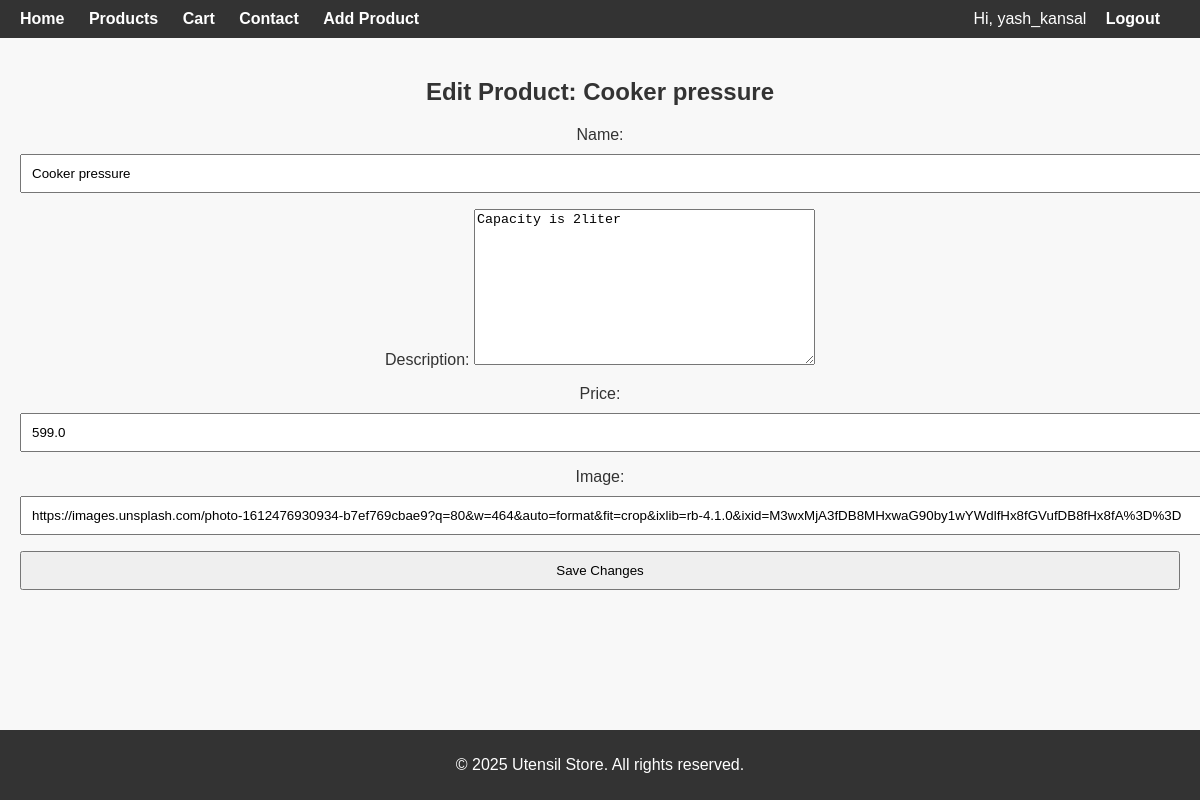
The app's page /edit-product/1/ (signed in) with its own data.
### store/models.py (models this page shows, shortened)
class Utensil(models.Model):
    name = models.CharField(max_length=100)
    description = models.TextField(default="No description")
    price = models.FloatField()
    image = models.URLField(blank=True)
    category = models.CharField(max_length=50, default="General")

### store/views.py (the view)
# urls.py: path("edit-product/<int:pk>/", views.edit_product, name="edit_product"),
@login_required
@user_passes_test(is_staff_user)
def edit_product(request, pk):
    product = get_object_or_404(Utensil, pk=pk)
    if request.method == "POST":
        form = UtensilForm(request.POST, instance=product)
        if form.is_valid():
            form.save()
            return redirect("products")  # redirect after update
    else:
        form = UtensilForm(instance=product)
    return render(request, "edit_product.html", {"form": form, "product": product})

### store/forms.py
class UtensilForm(forms.ModelForm):
    class Meta:
        model = Utensil
        fields = ['name', 'description', 'price', 'image']

### store/views.py (called while the page is built)
def is_staff_user(user):
    return user.is_staff

### store/templates/edit_product.html (shortened to what this page needs)
{% extends "base.html" %}
{% block content %}
  <h2>Edit Product: {{ product.name }}</h2>
  <form method="POST">
      {{ form.as_p }}
      <button type="submit">Save Changes</button>
  </form>
{% endblock %}

### store/templates/base.html (shortened to what this page needs)
{% load static %}
<!DOCTYPE html>
<html lang="en">
<head>
    <link rel="stylesheet" href="{% static 'css/style.css' %}">
</head>
<body>
<div class="navbar">
    <div class="navbar-left">
        <a href="{% url 'index' %}">Home</a>
        <a href="{% url 'products' %}">Products</a>
        <a href="{% url 'cart' %}">Cart</a>
        <a href="{% url 'Contact' %}">Contact</a>
        {% if user.is_staff %}
            <a href="{% url 'add_product' %}">Add Product</a>
        {% endif %}
    </div>
    <div class="navbar-right">
        {% if user.is_authenticated %}
            <span style="color:white; margin-right:15px;">Hi, {{ user.username }}</span>
            <a href="{% url 'logout' %}">Logout</a>
        {% else %}
            <a href="{% url 'login' %}">Login</a>
            <a href="{% url 'register' %}">Register</a>
        {% endif %}
    </div>
</div>
    <div class="container">
        {% block content %}{% endblock %}
    </div>
    <footer>
        <p>© 2025 Utensil Store. All rights reserved.</p>
    </footer>
</body>
</html>

### store/static/css/style.css (style rules this page uses)
body { font-family: Arial, sans-serif; margin: 0; color: #333; }
form input, form button { display: block; width: 100%; margin: 10px 0; padding: 10px; }
footer { text-align: center; background: #333; color: #fff; padding: 20px 0; margin-top: 20px; }

### store/templates/base.html (style rules this page uses)
html, body { height: 100%; margin: 0; font-family: Arial, sans-serif; background-color: #f8f8f8; display: flex; flex-direction: column; }
.navbar { background-color: #333; padding: 10px 20px; display: flex; justify-content: space-between; align-items: center; position: sticky; top: 0; z-index: 1000; }
.navbar a { color: white; text-decoration: none; margin-right: 20px; font-weight: bold; }
.container { flex: 1; padding: 20px; text-align: center; }
footer { margin-top: 40px; background: #333; color: white; text-align: center; padding: 10px 0; }

### records on screen
Utensil: name "Cooker pressure", description "Capacity is 2liter", price "599.0", image "https://images.unsplash.com/photo-1612476930934-b7ef769cbae9?q=80&w=464&auto=format&fit=crop&ixlib=rb-4.1.0&ixid=M3wxMjA3fDB8MHxwaG90by1wYWdlfHx8fGVufDB8fHx8fA%3D%3D"

### other values on screen
{{ user.username }} "yash_kansal"
